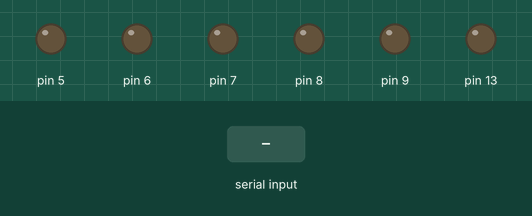
The sketch below on a simulated Arduino Uno, built with avr-gcc and run on an emulated ATmega328P. On the bench: output pins drawn as LEDs (lit = HIGH). The test bench sets the inputs (shaded band).

Above: at 1.2 s.
1.3 s: "1" received over the second serial link
At 2.3 s:
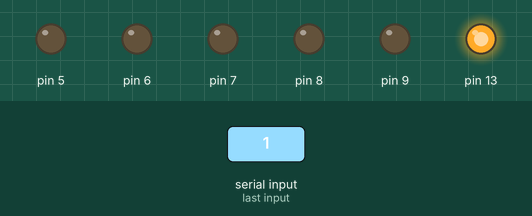
2.8 s: "2" received over the second serial link
At 3.4 s:
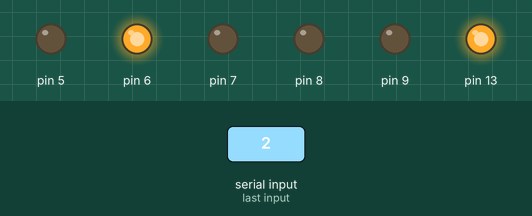
4.3 s: "a" received over the second serial link
At 5.5 s:
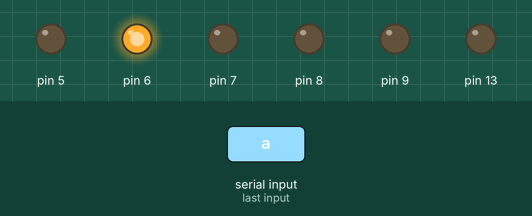
5.8 s: "3" received over the second serial link
At 6.9 s:
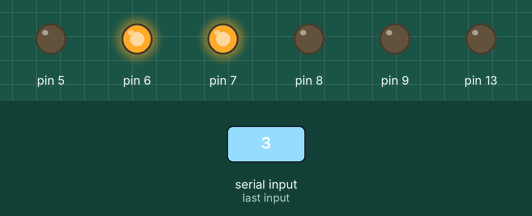
7.3 s: "b" received over the second serial link
At 8.0 s:
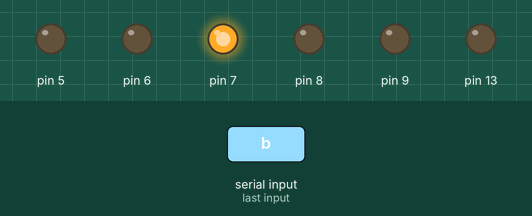
8.8 s: "4" received over the second serial link
At 9.2 s:
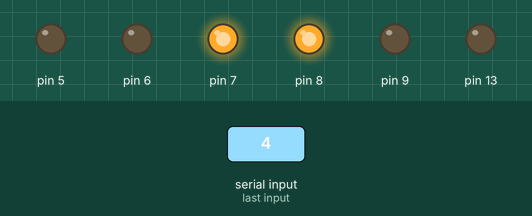
Timing chart, 0 to 11.3 s (numbered marks = the images above; inputs shaded):
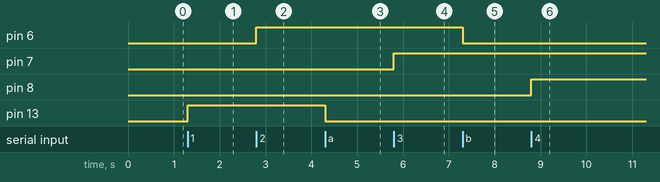

The sketch:

Conexi_n_Bluetooth_Sirve.ino
```cpp
#include<SoftwareSerial.h>
SoftwareSerial bluetooth(11, 10);

const int parl = 8;
int entrada = 0;


void setup() {
  // put your setup code here, to run once:
  bluetooth.begin(9600);
    pinMode(13,OUTPUT);
    pinMode(6,OUTPUT);
    pinMode(7,OUTPUT);
    pinMode(8,OUTPUT);
    pinMode(9,OUTPUT);
    pinMode(5, OUTPUT);
}

void loop() {
  // put your main code here, to run repeatedly:
  while (bluetooth.available() == 0) {

  }

  entrada = bluetooth.read();

  if (entrada == '1')
  // Prender todas las luces
  {
    Serial.println("Listo do");
      digitalWrite(13,HIGH);
  } else if (entrada == 'a')
  {
    // Apaga todas las luces
    digitalWrite(13,LOW);
  } else if (entrada == '2')
  // Enciende Parqueadero 1
  {
    digitalWrite(6,HIGH);
  }
  else if (entrada == 'b')
  {
    // Apaaga Parqueadero 1
    digitalWrite(6,LOW);
  }
  else if (entrada == '3')
  {
    // Enciende Parqueadero 2
    digitalWrite(7,HIGH);
  }
  else if (entrada == 'c')
  {
    // Apaaga Parqueadero 2
    digitalWrite(7,LOW);
  }
  else if (entrada == '4')
  {
    // Enciende Parqueadero 4
    digitalWrite(8,HIGH);
  }
  else if (entrada == 'd')
  {
    // Apaaga Parqueadero 4
    digitalWrite(8,LOW);
  }
   else if (entrada == '5')
  {
    // Enciende Parqueadero 5
    digitalWrite(9,HIGH);
  }
  else if (entrada == 'e')
  {
   // Apaaga Parqueadero 5
    digitalWrite(9,LOW);
  }
  else if (entrada == '6')
  {
    // Enciende Parqueadero 6
    digitalWrite(5,HIGH);
  }
  else if (entrada == 'f')
  {
    // Apaaga Parqueadero 6
    digitalWrite(5,LOW);
  }
  else if (entrada == 'v')
  {
    ////
  }
  else if (entrada == 'w')
  {
    /////
  }
  else if (entrada == 'e')
  {
     ///////
  }
  else if (entrada == 'a')
  {
     ///////
  }

}
```

Measured:
- after the input at 1.3 s, pin 13: LOW → HIGH at once
- after the input at 2.8 s, pin 6: LOW → HIGH at once
- after the input at 4.3 s, pin 13: HIGH → LOW at once
- after the input at 5.8 s, pin 7: LOW → HIGH at once
- after the input at 7.3 s, pin 6: HIGH → LOW at once
- after the input at 8.8 s, pin 8: LOW → HIGH at once
